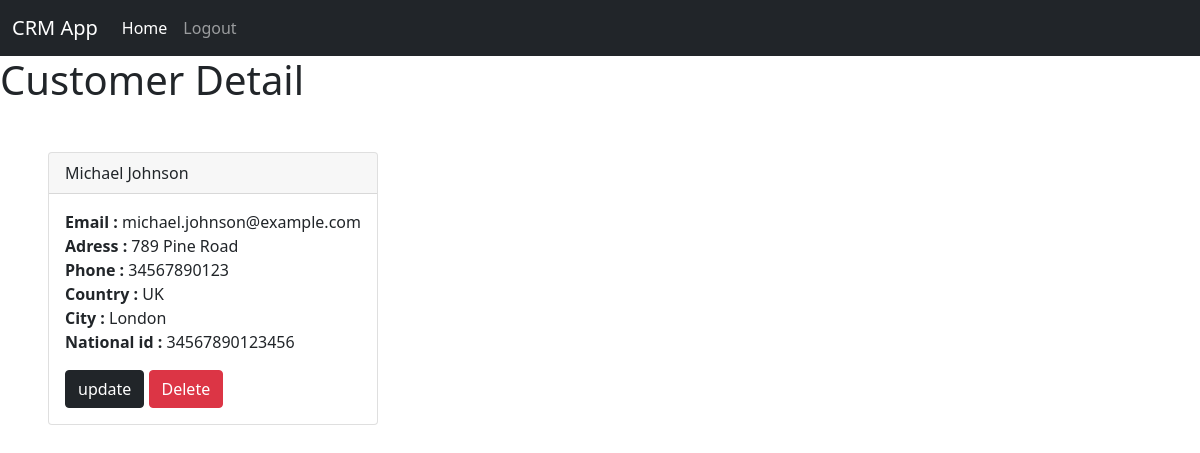
The page /home/2/ (signed in) on the database its author committed.
### crm/models.py (models this page shows, shortened)
class Customer(models.Model):
    first_name = models.CharField(max_length=200)
    last_name = models.CharField(max_length=200)
    email = models.CharField(max_length=100)
    phone = models.CharField(max_length=11)
    address = models.CharField(max_length=200)
    country = models.CharField(max_length=200)
    city = models.CharField(max_length=200)
    nationalID = models.CharField(max_length=14)
    Custom_id = models.PositiveIntegerField(unique=True , null=True , blank=True)

### crm/views.py (the view)
# urls.py: path('home/<int:pk>/' , CrmDetailView.as_view() , name="detail"),
class CrmDetailView(LoginRequiredMixin , DetailView):
    queryset = Customer.objects.all()
    template_name = "pages/detail.html"
    context_object_name = "customersDetails"
    def get_context_data(self, **kwargs):
        return super().get_context_data(**kwargs)

### crm/templates/pages/detail.html
{% extends 'pages/base.html' %}
{% block content %}
<h1>Customer Detail</h1>
<div class="card m-5" style="width: fit-content;">
    <div class="card-header">
      {{customersDetails.first_name}}
      {{customersDetails.last_name}}
    </div>
    <div class="card-body">
      <p class="card-text">
        <strong> Email : </strong> {{customersDetails.email}} <br>
        <strong> Adress : </strong> {{customersDetails.address}} <br>
        <strong> Phone : </strong> {{customersDetails.phone}} <br>
        <strong> Country : </strong> {{customersDetails.country}} <br>
        <strong> City : </strong> {{customersDetails.city}} <br>
        <strong> National id : </strong> {{customersDetails.nationalID}} <br>
      </p>
      <a href="{% url 'crm:update' customersDetails.id %}" class="btn btn-dark">update</a>
      <a href="{% url 'crm:delete' customersDetails.id %}" class="btn btn-danger">Delete</a>
    </div>
  </div>
{% endblock content %}

### rows shown on the page
Customer: first_name "Michael", last_name "Johnson", email "michael.johnson@example.com", address "789 Pine Road", phone "34567890123", country "UK", city "London", nationalID "34567890123456"
